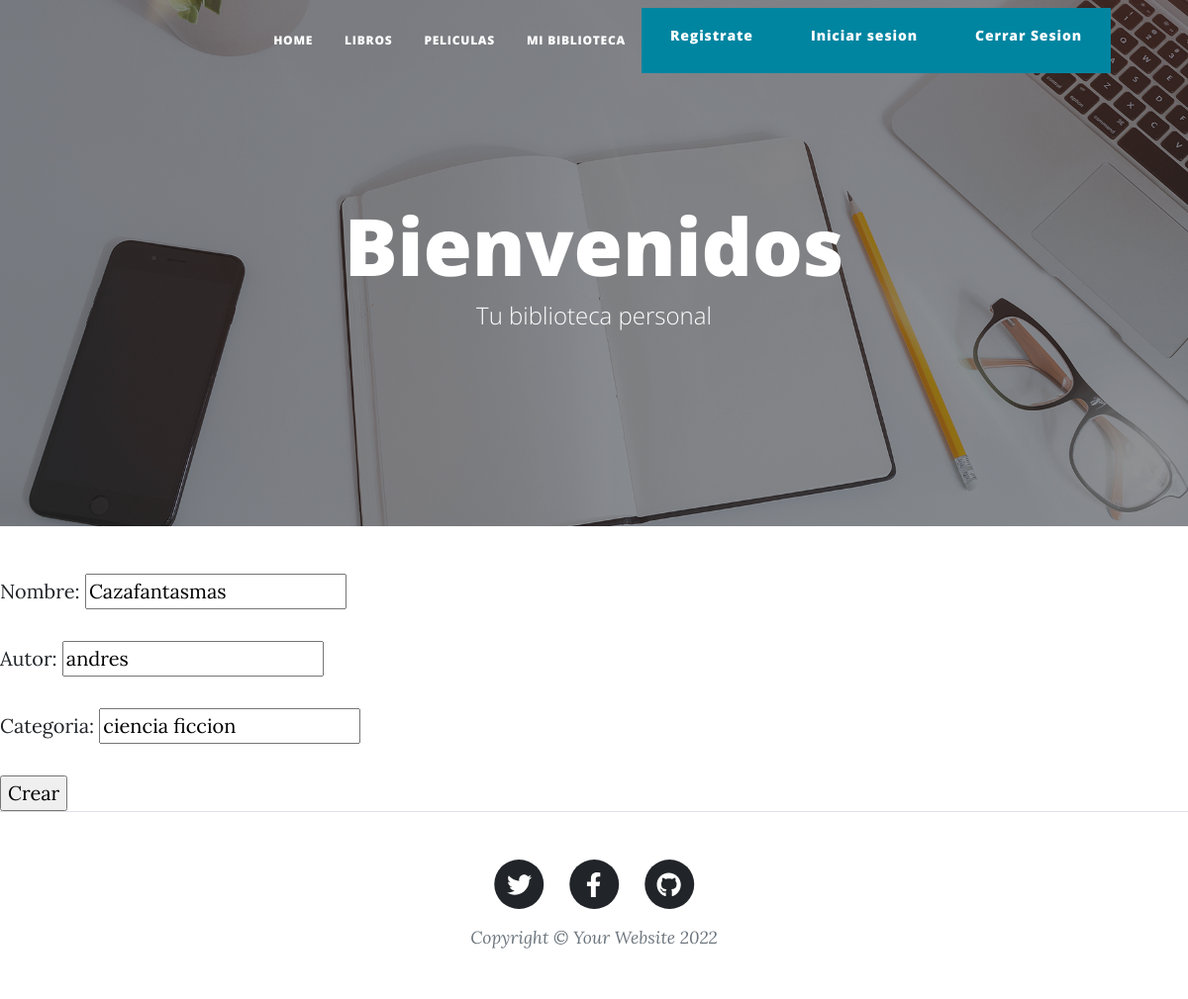
The app's page /libreria/libros/actualizar/7 (signed in) with its own data.
### libreria/models.py (models this page shows, shortened)
class libro(models.Model):
    nombre = models.CharField(max_length=100)
    autor = models.CharField(max_length=100)
    categoria = models.CharField(max_length=200)

### libreria/views.py (the view)
# urls.py: path("libros/actualizar/<pk>",LibrosUpdate.as_view(), name="actualizarlibro"),
class LibrosUpdate(LoginRequiredMixin, UpdateView):
    model = libro
    success_url = "/libreria/libros/"
    fields = ["nombre", "autor", "categoria"]

### libreria/templates/libreria/libro_form.html
{% extends 'libreria/base.html' %}
{% block contenido %}
<form method="post">{% csrf_token %}
    {{form.as_p}}
    <input type="submit" value="Crear">
</form>
{% endblock  %}

### records on screen
libro: nombre "Cazafantasmas", autor "andres", categoria "ciencia ficcion"
